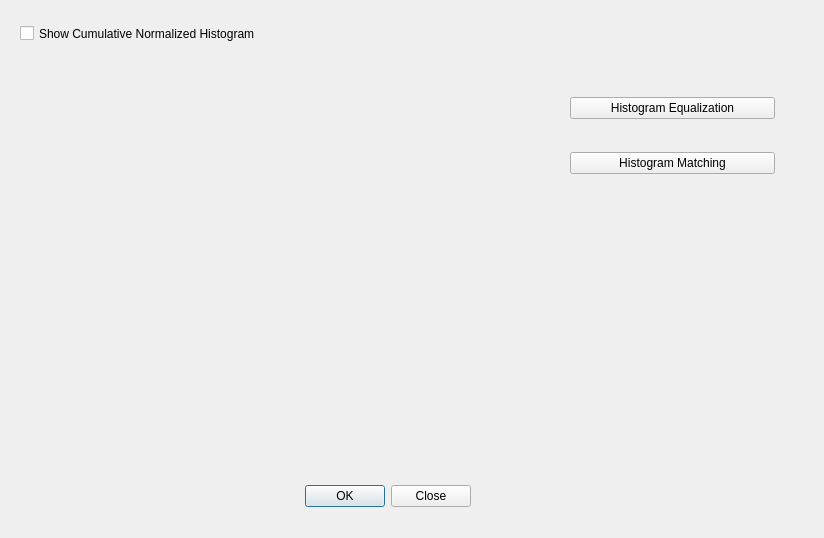
<?xml version="1.0" encoding="UTF-8"?>
<ui version="4.0">
 <class>Histogram</class>
 <widget class="QDialog" name="Histogram">
  <property name="enabled">
   <bool>true</bool>
  </property>
  <property name="geometry">
   <rect>
    <x>0</x>
    <y>0</y>
    <width>824</width>
    <height>538</height>
   </rect>
  </property>
  <property name="windowTitle">
   <string>Histogram</string>
  </property>
  <widget class="QDialogButtonBox" name="buttonBox">
   <property name="geometry">
    <rect>
     <x>300</x>
     <y>480</y>
     <width>171</width>
     <height>32</height>
    </rect>
   </property>
   <property name="orientation">
    <enum>Qt::Horizontal</enum>
   </property>
   <property name="standardButtons">
    <set>QDialogButtonBox::Close|QDialogButtonBox::Ok</set>
   </property>
  </widget>
  <widget class="QCustomPlot" name="hist_plot" native="true">
   <property name="enabled">
    <bool>true</bool>
   </property>
   <property name="geometry">
    <rect>
     <x>20</x>
     <y>70</y>
     <width>531</width>
     <height>401</height>
    </rect>
   </property>
  </widget>
  <widget class="QCheckBox" name="checkbox_show_cum_hist">
   <property name="geometry">
    <rect>
     <x>20</x>
     <y>20</y>
     <width>351</width>
     <height>27</height>
    </rect>
   </property>
   <property name="text">
    <string>Show Cumulative Normalized Histogram</string>
   </property>
  </widget>
  <widget class="QWidget" name="verticalLayoutWidget_3">
   <property name="geometry">
    <rect>
     <x>570</x>
     <y>70</y>
     <width>205</width>
     <height>131</height>
    </rect>
   </property>
   <layout class="QVBoxLayout" name="verticalLayout">
    <item>
     <layout class="QVBoxLayout" name="equalize_layout">
      <item>
       <widget class="QPushButton" name="btn_hist_equalize">
        <property name="text">
         <string>Histogram Equalization</string>
        </property>
       </widget>
      </item>
     </layout>
    </item>
    <item>
     <layout class="QVBoxLayout" name="matching_layout">
      <item>
       <widget class="QPushButton" name="btn_hist_match">
        <property name="text">
         <string>Histogram Matching</string>
        </property>
       </widget>
      </item>
     </layout>
    </item>
   </layout>
  </widget>
  <zorder>hist_plot</zorder>
  <zorder>buttonBox</zorder>
  <zorder>checkbox_show_cum_hist</zorder>
  <zorder>verticalLayoutWidget_3</zorder>
 </widget>
 <customwidgets>
  <customwidget>
   <class>QCustomPlot</class>
   <extends>QWidget</extends>
   <header location="global">qcustomplot.h</header>
   <container>1</container>
  </customwidget>
 </customwidgets>
 <resources/>
 <connections>
  <connection>
   <sender>buttonBox</sender>
   <signal>accepted()</signal>
   <receiver>Histogram</receiver>
   <slot>accept()</slot>
   <hints>
    <hint type="sourcelabel">
     <x>248</x>
     <y>254</y>
    </hint>
    <hint type="destinationlabel">
     <x>157</x>
     <y>274</y>
    </hint>
   </hints>
  </connection>
  <connection>
   <sender>buttonBox</sender>
   <signal>rejected()</signal>
   <receiver>Histogram</receiver>
   <slot>reject()</slot>
   <hints>
    <hint type="sourcelabel">
     <x>316</x>
     <y>260</y>
    </hint>
    <hint type="destinationlabel">
     <x>286</x>
     <y>274</y>
    </hint>
   </hints>
  </connection>
 </connections>
</ui>
